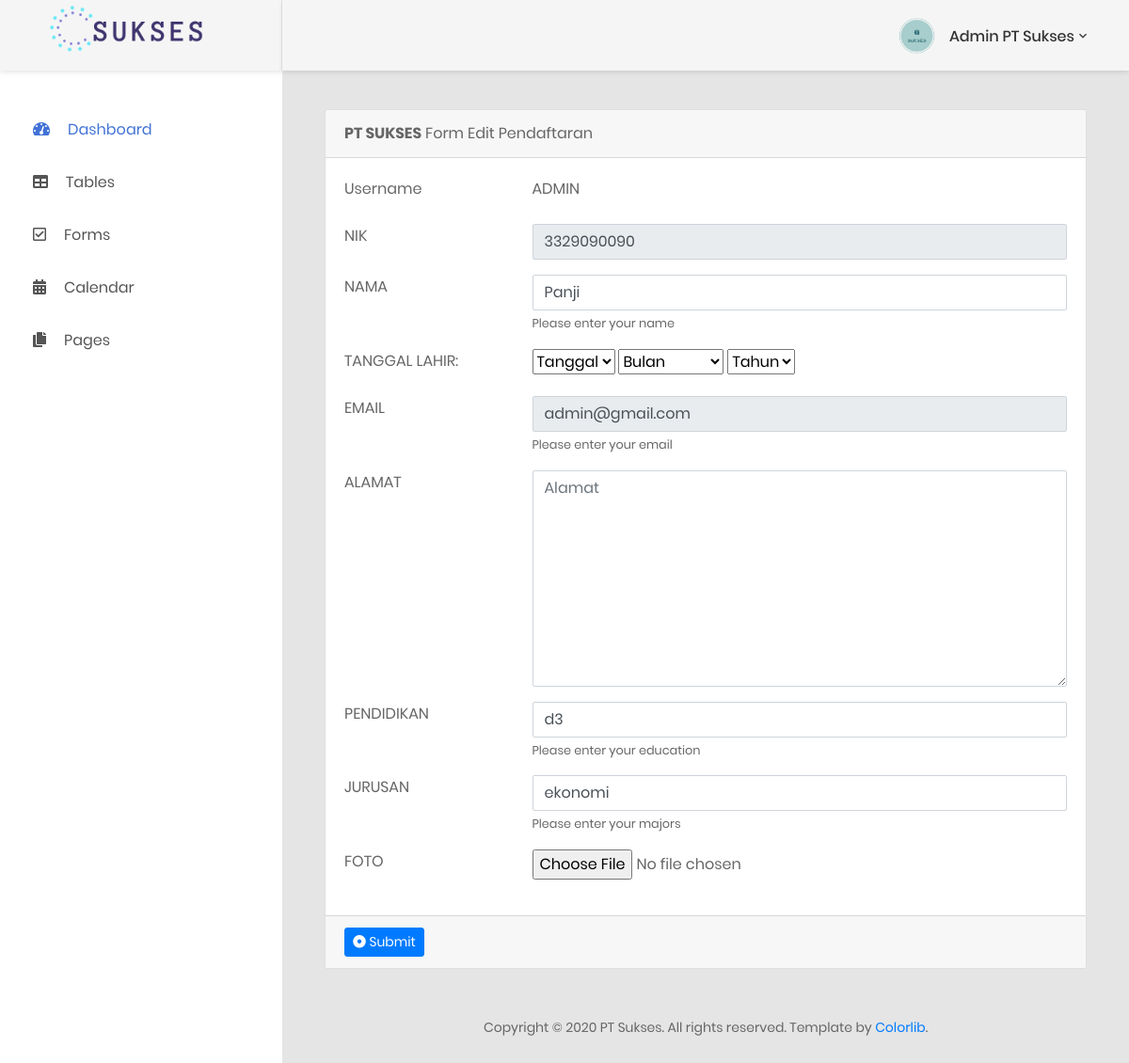
/form_edit.php?id_pegawai=4 (signed in), run on the app's committed database.
### tables this page shows
CREATE TABLE `pegawai` (
  `id_pegawai` int(50) NOT NULL,
  `nik` varchar(30) NOT NULL,
  `nama` varchar(50) NOT NULL,
  `tgl_lahir` varchar(50) NOT NULL,
  `email` varchar(30) NOT NULL,
  `alamat` varchar(50) NOT NULL,
  `pendidikan` varchar(20) NOT NULL,
  `jurusan` varchar(20) NOT NULL,
  `foto` varchar(10) NOT NULL
);

### form_edit.php (the view, shortened to what this page needs)
<!DOCTYPE html>
<html lang="en">
<head>
    <link href="css/font-face.css" rel="stylesheet" media="all">
    <link href="vendor/font-awesome-4.7/css/font-awesome.min.css" rel="stylesheet" media="all">
    <link href="vendor/font-awesome-5/css/fontawesome-all.min.css" rel="stylesheet" media="all">
    <link href="vendor/mdi-font/css/material-design-iconic-font.min.css" rel="stylesheet" media="all">
    <link href="vendor/bootstrap-4.1/bootstrap.min.css" rel="stylesheet" media="all">
    <link href="vendor/animsition/animsition.min.css" rel="stylesheet" media="all">
    <link href="vendor/bootstrap-progressbar/bootstrap-progressbar-3.3.4.min.css" rel="stylesheet" media="all">
    <link href="vendor/wow/animate.css" rel="stylesheet" media="all">
    <link href="vendor/css-hamburgers/hamburgers.min.css" rel="stylesheet" media="all">
    <link href="vendor/slick/slick.css" rel="stylesheet" media="all">
    <link href="vendor/select2/select2.min.css" rel="stylesheet" media="all">
    <link href="vendor/perfect-scrollbar/perfect-scrollbar.css" rel="stylesheet" media="all">
    <link href="css/theme.css" rel="stylesheet" media="all">
</head>
<body class="animsition">
    <div class="page-wrapper">
        <aside class="menu-sidebar d-none d-lg-block">
            <div class="logo">
                <a href="#">
                    <img src="images/icon/sakses.png" alt="Cool Admin" />
                </a>
            </div>
            <div class="menu-sidebar__content js-scrollbar1">
                <nav class="navbar-sidebar">
                    <ul class="list-unstyled navbar__list">
                        <li class="active has-sub">
                            <a class="js-arrow" href="halaman_admin.php">
                                <i class="fas fa-tachometer-alt"></i>Dashboard</a>
                        </li>
                        <li>
                            <a href="table.php">
                                <i class="fas fa-table"></i>Tables</a>
                        </li>
                        <li>
                            <a href="form.php">
                                <i class="far fa-check-square"></i>Forms</a>
                        </li>
                        <li>
                            <a href="calender.php">
                                <i class="fas fa-calendar-alt"></i>Calendar</a>
                        </li>
                        <li class="has-sub">
                            <a class="js-arrow" href="#">
                                <i class="fas fa-copy"></i>Pages</a>
                        </li>
                    </ul>
                </nav>
            </div>
        </aside>
        <div class="page-container">
            <header class="header-desktop">
                <div class="section__content section__content--p30">
                    <div class="container-fluid">
                        <div class="header-wrap">
                            <div class="header-button">
                                <div class="account-wrap">
                                    <div class="account-item clearfix js-item-menu">
                                        <div class="image">
                                            <img src="images/icon/bulet.png" alt="Admin PT Sukses" />
                                        </div>
                                        <div class="content">
                                            <a class="js-acc-btn" href="#">Admin PT Sukses</a>
                                        </div>
                                    </div>
                                </div>
                            </div>
                        </div>
                    </div>
                </div>
            </header>
            <div class="main-content">
                <div class="section__content section__content--p30">
                    <div class="container-fluid">
                        <div class="row">
                            <div class="col-md-12">
                                <div class="card">
                                    <div class="card-header">
                                        <strong>PT SUKSES</strong> Form Edit Pendaftaran
                                    </div>
                                    <div class="card-body card-block">
                                        <form action="proses_edit.php" method="post" enctype="multipart/form-data" class="form-horizontal">
                                            <?php
                                            $id_pegawai = $_GET['id_pegawai'];
                                            $query = mysql_query("SELECT * FROM pegawai WHERE id_pegawai = '$id_pegawai'") or die(mysql_error());
                                            $data = mysql_fetch_array($query);
                                            ?>
                                            <div class="row form-group">
                                                <div class="col col-md-3">
                                                    <label class=" form-control-label">Username</label>
                                                </div>
                                                <div class="col-12 col-md-9">
                                                    <p class="form-control-static">ADMIN</p>
                                                </div>
                                            </div>
                                            <div class="row form-group">
                                                <div class="col col-md-3">
                                                    <label for="nik" class=" form-control-label">NIK</label>
                                                </div>
                                                <div class="col-12 col-md-9">
                                                    <input disabled="disable" type="text" id="nik" name="nik" placeholder="NIK" class="form-control" value="<?php echo $data['nik'] ?>" required>
                                                </div>
                                            </div>
                                            <div class="row form-group">
                                                <div class="col col-md-3">
                                                    <label for="nama" class=" form-control-label">NAMA</label>
                                                </div>
                                                <div class="col-12 col-md-9">
                                                    <input type="text" id="nama" name="nama" placeholder="Name" class="form-control" value="<?php echo $data['nama'] ?>" required>
                                                    <small class="help-block form-text">Please enter your name</small>
                                                </div>
                                            </div>
                                            <div class="row form-group">
                                                <div class="col col-md-3">
                                                    <label class="form-control-label" for="tgl_lahir" name="tgl_lahir">TANGGAL LAHIR:</label>
                                                </div>
                                                <div class="col-12 col-md-9">
                                                  <select name="tgl" id="select">
                                                    <option value="<?php echo $data['tgl_lahir'] ?>" required>Tanggal</option>
                                                  </select>
                                                  <select name="bln" id="select">
                                                    <option value="<?php echo $data['tgl_lahir'] ?>" required>Bulan</option>
                                                  </select>
                                                  <select name="thn" id="select">
                                                    <option value="<?php echo $data['tgl_lahir'] ?>" required>Tahun</option>
                                                  </select>
                                                </div>
                                            </div>
                                            <div class="row form-group">
                                                <div class="col col-md-3">
                                                    <label for="email" class=" form-control-label">EMAIL</label>
                                                </div>
                                                <div class="col-12 col-md-9">
                                                    <input disabled="disable" type="email" id="email" name="email" placeholder="Email" class="form-control" value="<?php echo $data['email'] ?>" required>
                                                    <small class="help-block form-text">Please enter your email</small>
                                                </div>
                                            </div>
                                            <div class="row form-group">
                                                <div class="col col-md-3">
                                                    <label for="alamat" class=" form-control-label">ALAMAT</label>
                                                </div>
                                                <div class="col-12 col-md-9">
                                                    <textarea name="alamat" id="alamat" rows="9" placeholder="Alamat" class="form-control" value="<?php echo $data['alamat'] ?>" required></textarea>
                                                </div>
                                            </div>
                                            <div class="row form-group">
                                                <div class="col col-md-3">
                                                    <label for="pendidikan" class=" form-control-label">PENDIDIKAN</label>
                                                </div>
                                                <div class="col-12 col-md-9">
                                                    <input type="text" id="pendidikan" name="pendidikan" placeholder="Pendidikan" class="form-control" value="<?php echo $data['pendidikan'] ?>" required>
                                                    <small class="help-block form-text">Please enter your education</small>
                                                </div>
                                            </div>
                                            <div class="row form-group">
                                                <div class="col col-md-3">
                                                    <label for="jurusan" class=" form-control-label">JURUSAN</label>
                                                </div>
                                                <div class="col-12 col-md-9">
                                                    <input type="text" id="jurusan" name="jurusan" placeholder="Jurusan" class="form-control" value="<?php echo $data['jurusan'] ?>" required>
                                                    <small class="help-block form-text">Please enter your majors</small>
                                                </div>
                                            </div>
                                            <div class="row form-group">
                                                <div class="col col-md-3">
                                                    <label for="file-input" class=" form-control-label">FOTO</label>
                                                </div>
                                                <div class="col-12 col-md-9">
                                                    <input type="file" id="file-input" name="foto" class="form-control-file" value="<?php echo $data['foto'] ?>" required>
                                                </div>
                                            </div>
                                    </div>
                                    <div class="card-footer">
                                        <button type="submit" class="btn btn-primary btn-sm" name="submit">
                                            <i class="fa fa-dot-circle-o"></i> Submit
                                        </button>
                                    </div>
                                </div>
                            </div>
                        </div>
                        <div class="row">
                            <div class="col-md-12">
                                <div class="copyright">
                                    <p>Copyright © 2020 PT Sukses. All rights reserved. Template by <a href="https://colorlib.com">Colorlib</a>.</p>
                                </div>
                            </div>
                        </div>
                    </div>
                </div>
            </div>
        </div>
    </div>
</body>
</html>

### data on the page
pegawai: nik "3329090090", nama "Panji", email "admin@gmail.com", alamat "Alamat", pendidikan "d3", jurusan "ekonomi"
